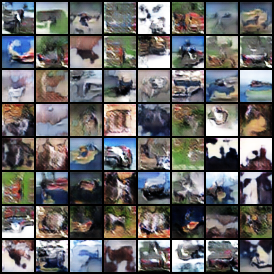
#> input picture jupyter_notebook1/图像分析/两次生成图像的变化/5514/output_1image4000.png, 274 x 274 px
$ jupyter execute '分析图像信息.ipynb'   (shell and % lines are left out)
#> lines starting #> are read from the running program, lines starting #| are printed output that depends on the picture; long printed decimals are rounded
### 分析自对抗过程中第一次生成图像和第二次生成图像直接按的质量提升

[cell 1]
from PIL import Image
import numpy as np

# Load the images
img1_path = './两次生成图像的变化/5514/output_1image4000.png'
img2_path = './两次生成图像的变化/5514/output_2image4000.png'
img1 = Image.open(img1_path)
#> img1 is the input picture: PIL image 274x274 RGB; mean R, G, B 103.7, 102.5, 102.8
img2 = Image.open(img2_path)
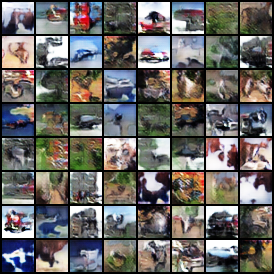
#> input picture jupyter_notebook1/图像分析/两次生成图像的变化/5514/output_2image4000.png, 274 x 274 px
#> img2 is the input picture: PIL image 274x274 RGB; mean R, G, B 105.4, 102.8, 100.6

# Convert images to grayscale for simplicity
img1_gray = img1.convert('L')
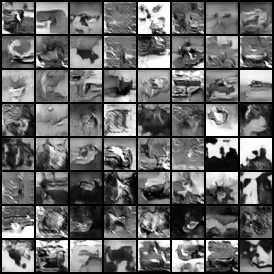
#> img1_gray: PIL image 274x274 L; min 0, max 255, mean 102.9
img2_gray = img2.convert('L')
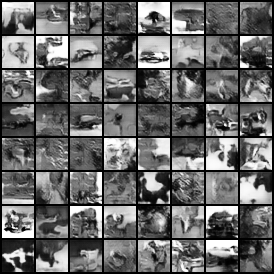
#> img2_gray: PIL image 274x274 L; min 0, max 255, mean 103.3

# Calculate the Root Mean Square Error (RMSE) between the two images
diff = np.asarray(img1_gray, dtype=np.float32) - np.asarray(img2_gray, dtype=np.float32)
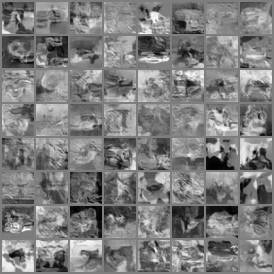
#> diff: shape (274, 274) float32; min -248, max 250, mean -0.4; drawn with min black and max white
mse = np.mean(np.square(diff))
#> mse = 6643.4
rmse = np.sqrt(mse)
#> rmse = 81.51

print(f"RMSE : {rmse}")
#| RMSE : 81.507

import matplotlib.pyplot as plt

# Convert images to numpy arrays
img1_array = np.array(img1_gray)
img2_array = np.array(img2_gray)

# Compute histograms of the grayscale intensity values
hist1, bins1 = np.histogram(img1_array.flatten(), bins=256, range=[0,256])
#> hist1 = 256 values, max 9549 at index 0, min 41 at index 1, mean 293.3; bins1 = 257 values from 0 to 256
hist2, bins2 = np.histogram(img2_array.flatten(), bins=256, range=[0,256])
#> hist2 = 256 values, max 9546 at index 0, min 32 at index 1, mean 293.3; bins2 = 257 values from 0 to 256

# Normalize the histograms by the total number of pixels to get frequency
norm_hist1 = hist1 / hist1.sum()
#> norm_hist1 = 256 values, max 0.127 at index 0, min 0.000546 at index 1, mean 0.00391
norm_hist2 = hist2 / hist2.sum()
#> norm_hist2 = 256 values, max 0.127 at index 0, min 0.000426 at index 1, mean 0.00391

# Plot the normalized histograms
plt.figure(figsize=(12, 6))

plt.subplot(1, 2, 1)
plt.plot(norm_hist1, color='blue', label='Image 1')
plt.title('Normalized Histogram - Image 1')
plt.xlabel('Pixel Intensity')
plt.ylabel('Frequency')
plt.legend()

plt.subplot(1, 2, 2)
plt.plot(norm_hist2, color='red', label='Image 2')
plt.title('Normalized Histogram - Image 2')
plt.xlabel('Pixel Intensity')
plt.ylabel('Frequency')
plt.legend()

plt.tight_layout()
plt.show()
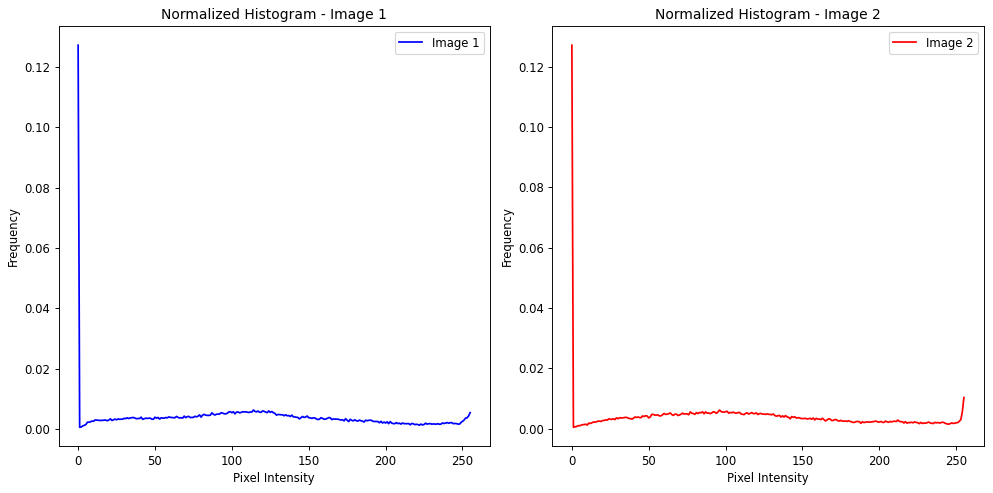
#> figure drawn by matplotlib, 2 panels; panel 1: curve peaks at x = 0, y = 0.127; panel 2: curve peaks at x = 0, y = 0.127

直方图分析是一种评估图像像素分布的统计方法，它可以揭示关于图像亮度、对比度和曝光的信息。这是通过分析图像中每个像素强度值的频率来完成的。

在上面显示的归一化直方图中，横轴表示像素强度值（从0到255），而纵轴表示每个强度值的归一化频率。这些分布可以提供以下信息：

图像亮度: 直方图向左（低强度值）偏移表示图像较暗，向右（高强度值）偏移表示图像较亮。两个图像的直方图都显示出广泛的分布，但是图像 2 似乎在较亮的区域有更多的像素分布，这表明它可能整体上更亮一些。

图像对比度: 直方图的宽度可以表示对比度。一个宽的直方图，像图像 2 中的，通常意味着更高的对比度，因为像素值从很暗到很亮都有覆盖。图像 1 的直方图显示出较为集中的分布，这可能意味着对比度较低。

图像曝光: 如果直方图在两端都有像素，但中间区域像素较少，这可能是曝光不均的迹象。两个图像的直方图都没有显示明显的曝光问题。

细节捕捉: 直方图中的峰值和谷值可以表示图像中的细节。例如，一个具有多个峰值的直方图可能表示图像捕捉到了多种强度级别的细节。这两个图像的直方图都比较平滑，没有明显的尖峰，这可能意味着没有一个特定的强度级别特别突出。

基于这些分析，我们可能会推断图像 2 在像素强度的动态范围和对比度方面表现得更好，而图像 1 则显示出较为一致的亮度分布。然而，这样的分析并不能全面评价图像质量，因为它没有考虑颜色信息、图像内容的清晰度或可能的噪声等。

[cell 2]
# We will visualize the histograms to compare the pixel intensity distributions more clearly.

# Define the number of bins for histogram
bins = np.arange(256)

# Calculate histograms
hist1, bins1 = np.histogram(img1_array.flatten(), bins=bins, density=True)
#> hist1 = 255 values, max 0.127 at index 0, min 0.000546 at index 1, mean 0.00392; bins1 = 256 values from 0 to 255
hist2, bins2 = np.histogram(img2_array.flatten(), bins=bins, density=True)
#> hist2 = 255 values, max 0.127 at index 0, min 0.000426 at index 1, mean 0.00392; bins2 = 256 values from 0 to 255

# Calculate CDF (Cumulative Distribution Function) for each image
cdf1 = hist1.cumsum()
#> cdf1 = 255 values from 0.127 to 1
cdf1_normalized = cdf1 / cdf1[-1]
#> cdf1_normalized = 255 values from 0.127 to 1

cdf2 = hist2.cumsum()
#> cdf2 = 255 values from 0.127 to 1
cdf2_normalized = cdf2 / cdf2[-1]
#> cdf2_normalized = 255 values from 0.127 to 1

# Plot histograms and CDFs
fig, axs = plt.subplots(2, 2, figsize=(14, 7))

# Plot histogram for Image 1
axs[0, 0].bar(bins[:-1], hist1, width=1, color='blue')
axs[0, 0].set_title('Histogram - Image 1')
axs[0, 0].set_xlim([0, 255])
axs[0, 0].set_ylim([0, max(hist1.max(), hist2.max())])

# Plot CDF for Image 1
axs[1, 0].plot(cdf1_normalized, color='blue')
axs[1, 0].set_title('CDF - Image 1')
axs[1, 0].set_xlim([0, 255])
axs[1, 0].set_ylim([0, 1])

# Plot histogram for Image 2
axs[0, 1].bar(bins[:-1], hist2, width=1, color='red')
axs[0, 1].set_title('Histogram - Image 2')
axs[0, 1].set_xlim([0, 255])
axs[0, 1].set_ylim([0, max(hist1.max(), hist2.max())])

# Plot CDF for Image 2
axs[1, 1].plot(cdf2_normalized, color='red')
axs[1, 1].set_title('CDF - Image 2')
axs[1, 1].set_xlim([0, 255])
axs[1, 1].set_ylim([0, 1])

# Set layout to tight for better spacing
plt.tight_layout()
plt.show()
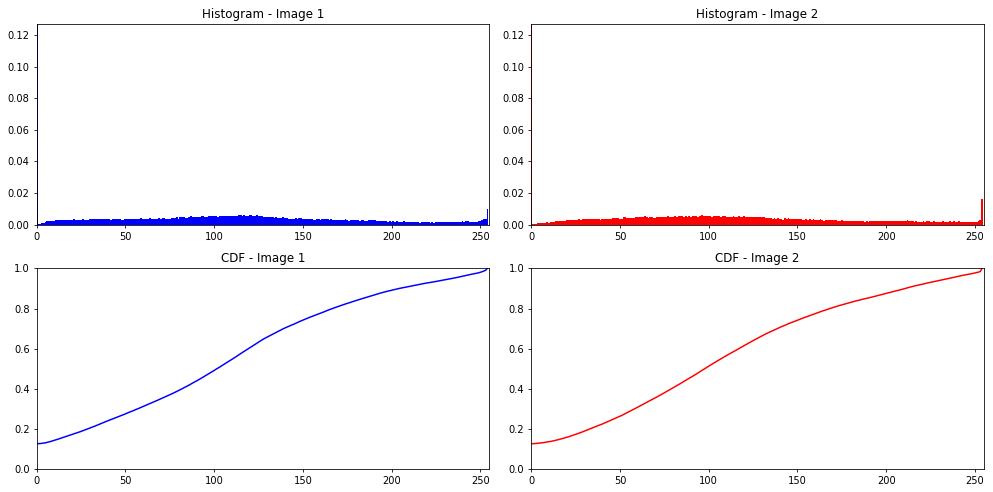
#> figure drawn by matplotlib, 4 panels; panel 1: tallest bar 0.127 high, from x = -0.5 to 0.5; panel 2: tallest bar 0.127 high, from x = -0.5 to 0.5; panel 3: curve peaks at x = 254, y = 1; panel 4: curve peaks at x = 254, y = 1
